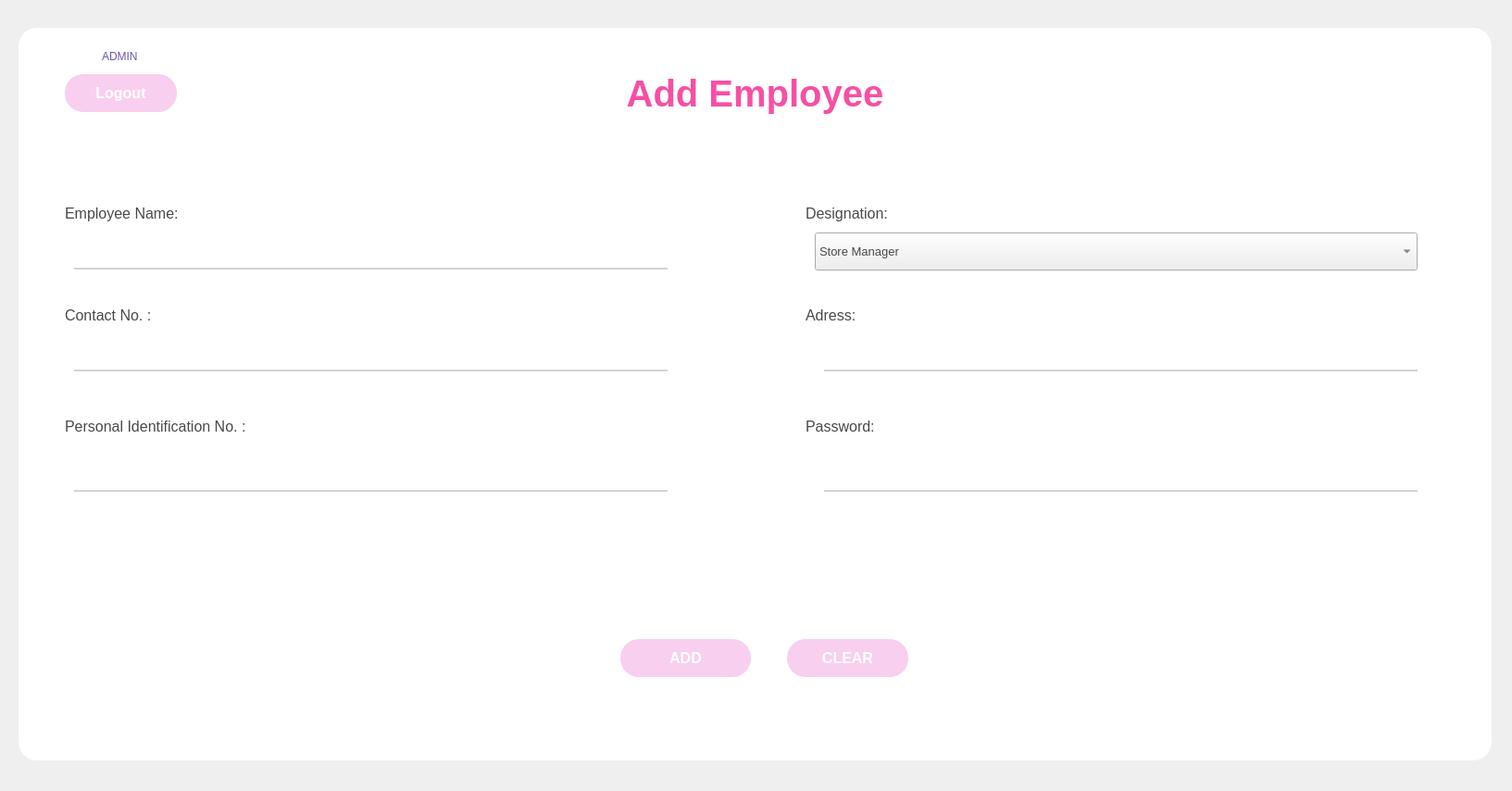
<?xml version="1.0" encoding="UTF-8"?>
<ui version="4.0">
 <class>MainWindow</class>
 <widget class="QMainWindow" name="MainWindow">
  <property name="geometry">
   <rect>
    <x>0</x>
    <y>0</y>
    <width>1633</width>
    <height>854</height>
   </rect>
  </property>
  <property name="windowTitle">
   <string>Add Employee</string>
  </property>
  <property name="windowIcon">
   <iconset>
    <normaloff>C:/Users/Phuong Nhi/Downloads/teddy-bear.png</normaloff>C:/Users/Phuong Nhi/Downloads/teddy-bear.png</iconset>
  </property>
  <property name="styleSheet">
   <string notr="true"/>
  </property>
  <widget class="QWidget" name="centralwidget">
   <widget class="QLabel" name="label">
    <property name="geometry">
     <rect>
      <x>110</x>
      <y>50</y>
      <width>91</width>
      <height>21</height>
     </rect>
    </property>
    <property name="font">
     <font>
      <pointsize>9</pointsize>
     </font>
    </property>
    <property name="styleSheet">
     <string notr="true">color: rgb(110, 88, 165);</string>
    </property>
    <property name="text">
     <string>ADMIN</string>
    </property>
   </widget>
   <widget class="QPushButton" name="pushButtonLogout">
    <property name="geometry">
     <rect>
      <x>70</x>
      <y>80</y>
      <width>121</width>
      <height>41</height>
     </rect>
    </property>
    <property name="font">
     <font>
      <pointsize>12</pointsize>
      <weight>75</weight>
      <bold>true</bold>
     </font>
    </property>
    <property name="styleSheet">
     <string notr="true">color: rgb(255, 255, 255);
background-color: rgb(248, 207, 239);
border-radius: 20</string>
    </property>
    <property name="text">
     <string>Logout</string>
    </property>
    <property name="icon">
     <iconset>
      <normaloff>../images/log-out.png</normaloff>../images/log-out.png</iconset>
    </property>
   </widget>
   <widget class="QLabel" name="label_2">
    <property name="geometry">
     <rect>
      <x>510</x>
      <y>50</y>
      <width>611</width>
      <height>101</height>
     </rect>
    </property>
    <property name="font">
     <font>
      <family>MS Shell Dlg 2</family>
      <pointsize>30</pointsize>
      <weight>75</weight>
      <bold>true</bold>
     </font>
    </property>
    <property name="styleSheet">
     <string notr="true">color: rgb(247, 79, 164);</string>
    </property>
    <property name="text">
     <string>Add Employee</string>
    </property>
    <property name="alignment">
     <set>Qt::AlignCenter</set>
    </property>
   </widget>
   <widget class="QLabel" name="label_5">
    <property name="geometry">
     <rect>
      <x>20</x>
      <y>30</y>
      <width>1591</width>
      <height>791</height>
     </rect>
    </property>
    <property name="styleSheet">
     <string notr="true">border-radius: 20; background: rgb(255, 255, 255)</string>
    </property>
    <property name="text">
     <string/>
    </property>
   </widget>
   <widget class="QLabel" name="label_6">
    <property name="geometry">
     <rect>
      <x>0</x>
      <y>0</y>
      <width>1631</width>
      <height>861</height>
     </rect>
    </property>
    <property name="text">
     <string/>
    </property>
    <property name="pixmap">
     <pixmap>../images/background.jpg</pixmap>
    </property>
    <property name="scaledContents">
     <bool>true</bool>
    </property>
   </widget>
   <widget class="QLabel" name="label_7">
    <property name="geometry">
     <rect>
      <x>80</x>
      <y>50</y>
      <width>21</width>
      <height>21</height>
     </rect>
    </property>
    <property name="text">
     <string/>
    </property>
    <property name="pixmap">
     <pixmap>../images/profile.png</pixmap>
    </property>
    <property name="scaledContents">
     <bool>true</bool>
    </property>
   </widget>
   <widget class="QLabel" name="timelabel">
    <property name="geometry">
     <rect>
      <x>1280</x>
      <y>60</y>
      <width>191</width>
      <height>21</height>
     </rect>
    </property>
    <property name="font">
     <font>
      <pointsize>10</pointsize>
      <italic>true</italic>
     </font>
    </property>
    <property name="styleSheet">
     <string notr="true">color: rgb(72, 72, 72);
</string>
    </property>
    <property name="text">
     <string/>
    </property>
   </widget>
   <widget class="QLineEdit" name="lineEditEmployeeName">
    <property name="geometry">
     <rect>
      <x>80</x>
      <y>260</y>
      <width>641</width>
      <height>31</height>
     </rect>
    </property>
    <property name="font">
     <font>
      <pointsize>10</pointsize>
      <italic>false</italic>
     </font>
    </property>
    <property name="styleSheet">
     <string notr="true">border: none;
border-bottom: 2px solid grey; /* Điều chỉnh độ dày và màu của viền dưới */
border-color: rgb(211, 211, 211);
padding: 5px;</string>
    </property>
    <property name="placeholderText">
     <string/>
    </property>
   </widget>
   <widget class="QLabel" name="label_3">
    <property name="geometry">
     <rect>
      <x>70</x>
      <y>210</y>
      <width>211</width>
      <height>41</height>
     </rect>
    </property>
    <property name="font">
     <font>
      <pointsize>12</pointsize>
      <weight>50</weight>
      <italic>false</italic>
      <bold>false</bold>
     </font>
    </property>
    <property name="styleSheet">
     <string notr="true">color: rgb(72, 72, 72);
</string>
    </property>
    <property name="text">
     <string>Employee Name:</string>
    </property>
   </widget>
   <widget class="QLabel" name="label_4">
    <property name="geometry">
     <rect>
      <x>70</x>
      <y>320</y>
      <width>211</width>
      <height>41</height>
     </rect>
    </property>
    <property name="font">
     <font>
      <pointsize>12</pointsize>
     </font>
    </property>
    <property name="styleSheet">
     <string notr="true">color: rgb(72, 72, 72);
</string>
    </property>
    <property name="text">
     <string>Contact No. :</string>
    </property>
   </widget>
   <widget class="QLabel" name="label_8">
    <property name="geometry">
     <rect>
      <x>70</x>
      <y>440</y>
      <width>291</width>
      <height>41</height>
     </rect>
    </property>
    <property name="font">
     <font>
      <pointsize>12</pointsize>
     </font>
    </property>
    <property name="styleSheet">
     <string notr="true">color: rgb(72, 72, 72);
</string>
    </property>
    <property name="text">
     <string>Personal Identification No. :</string>
    </property>
   </widget>
   <widget class="QLineEdit" name="lineEditContactNo">
    <property name="geometry">
     <rect>
      <x>80</x>
      <y>370</y>
      <width>641</width>
      <height>31</height>
     </rect>
    </property>
    <property name="font">
     <font>
      <pointsize>10</pointsize>
      <italic>false</italic>
     </font>
    </property>
    <property name="styleSheet">
     <string notr="true">border: none;
border-bottom: 2px solid grey; /* Điều chỉnh độ dày và màu của viền dưới */
border-color: rgb(211, 211, 211);
padding: 5px;</string>
    </property>
    <property name="placeholderText">
     <string/>
    </property>
   </widget>
   <widget class="QLineEdit" name="lineEditCCCDNo">
    <property name="geometry">
     <rect>
      <x>80</x>
      <y>500</y>
      <width>641</width>
      <height>31</height>
     </rect>
    </property>
    <property name="font">
     <font>
      <pointsize>10</pointsize>
      <italic>false</italic>
     </font>
    </property>
    <property name="styleSheet">
     <string notr="true">border: none;
border-bottom: 2px solid grey; /* Điều chỉnh độ dày và màu của viền dưới */
border-color: rgb(211, 211, 211);
padding: 5px;</string>
    </property>
    <property name="placeholderText">
     <string/>
    </property>
   </widget>
   <widget class="QPushButton" name="pushButtonAdd">
    <property name="geometry">
     <rect>
      <x>670</x>
      <y>690</y>
      <width>141</width>
      <height>41</height>
     </rect>
    </property>
    <property name="font">
     <font>
      <pointsize>12</pointsize>
      <weight>75</weight>
      <bold>true</bold>
     </font>
    </property>
    <property name="styleSheet">
     <string notr="true">color: rgb(255, 255, 255);
background-color: rgb(248, 207, 239);
border-radius: 20</string>
    </property>
    <property name="text">
     <string>ADD</string>
    </property>
    <property name="icon">
     <iconset>
      <normaloff>C:/Users/Phuong Nhi/Downloads/add (2).png</normaloff>C:/Users/Phuong Nhi/Downloads/add (2).png</iconset>
    </property>
    <property name="iconSize">
     <size>
      <width>30</width>
      <height>30</height>
     </size>
    </property>
   </widget>
   <widget class="QPushButton" name="pushButtonClear">
    <property name="geometry">
     <rect>
      <x>850</x>
      <y>690</y>
      <width>131</width>
      <height>41</height>
     </rect>
    </property>
    <property name="font">
     <font>
      <pointsize>12</pointsize>
      <weight>75</weight>
      <bold>true</bold>
     </font>
    </property>
    <property name="styleSheet">
     <string notr="true">color: rgb(255, 255, 255);
background-color: rgb(248, 207, 239);
border-radius: 20</string>
    </property>
    <property name="text">
     <string>CLEAR</string>
    </property>
    <property name="icon">
     <iconset>
      <normaloff>C:/Users/Phuong Nhi/Downloads/eraser.png</normaloff>C:/Users/Phuong Nhi/Downloads/eraser.png</iconset>
    </property>
    <property name="iconSize">
     <size>
      <width>30</width>
      <height>30</height>
     </size>
    </property>
   </widget>
   <widget class="QLabel" name="label_10">
    <property name="geometry">
     <rect>
      <x>870</x>
      <y>320</y>
      <width>211</width>
      <height>41</height>
     </rect>
    </property>
    <property name="font">
     <font>
      <pointsize>12</pointsize>
     </font>
    </property>
    <property name="styleSheet">
     <string notr="true">color: rgb(72, 72, 72);
</string>
    </property>
    <property name="text">
     <string>Adress:</string>
    </property>
   </widget>
   <widget class="QLabel" name="label_11">
    <property name="geometry">
     <rect>
      <x>870</x>
      <y>440</y>
      <width>211</width>
      <height>41</height>
     </rect>
    </property>
    <property name="font">
     <font>
      <pointsize>12</pointsize>
     </font>
    </property>
    <property name="styleSheet">
     <string notr="true">color: rgb(72, 72, 72);
</string>
    </property>
    <property name="text">
     <string>Password:</string>
    </property>
   </widget>
   <widget class="QLabel" name="label_12">
    <property name="geometry">
     <rect>
      <x>870</x>
      <y>210</y>
      <width>211</width>
      <height>41</height>
     </rect>
    </property>
    <property name="font">
     <font>
      <pointsize>12</pointsize>
     </font>
    </property>
    <property name="styleSheet">
     <string notr="true">color: rgb(72, 72, 72);
</string>
    </property>
    <property name="text">
     <string>Designation:</string>
    </property>
   </widget>
   <widget class="QLineEdit" name="lineEditAdress">
    <property name="geometry">
     <rect>
      <x>890</x>
      <y>370</y>
      <width>641</width>
      <height>31</height>
     </rect>
    </property>
    <property name="font">
     <font>
      <pointsize>10</pointsize>
      <italic>false</italic>
     </font>
    </property>
    <property name="styleSheet">
     <string notr="true">border: none;
border-bottom: 2px solid grey; /* Điều chỉnh độ dày và màu của viền dưới */
border-color: rgb(211, 211, 211);
padding: 5px;</string>
    </property>
    <property name="placeholderText">
     <string/>
    </property>
   </widget>
   <widget class="QLineEdit" name="lineEditPassword">
    <property name="geometry">
     <rect>
      <x>890</x>
      <y>500</y>
      <width>641</width>
      <height>31</height>
     </rect>
    </property>
    <property name="font">
     <font>
      <pointsize>10</pointsize>
      <italic>false</italic>
     </font>
    </property>
    <property name="styleSheet">
     <string notr="true">border: none;
border-bottom: 2px solid grey; /* Điều chỉnh độ dày và màu của viền dưới */
border-color: rgb(211, 211, 211);
padding: 5px;</string>
    </property>
    <property name="placeholderText">
     <string/>
    </property>
   </widget>
   <widget class="QComboBox" name="comboBoxDesignation">
    <property name="geometry">
     <rect>
      <x>880</x>
      <y>251</y>
      <width>651</width>
      <height>41</height>
     </rect>
    </property>
    <property name="font">
     <font>
      <pointsize>10</pointsize>
     </font>
    </property>
    <property name="styleSheet">
     <string notr="true">color: rgb(72, 72, 72);
</string>
    </property>
    <item>
     <property name="text">
      <string>Store Manager</string>
     </property>
     <property name="icon">
      <iconset>
       <normaloff>../images/profile.png</normaloff>../images/profile.png</iconset>
     </property>
    </item>
    <item>
     <property name="text">
      <string>Accountant</string>
     </property>
     <property name="icon">
      <iconset>
       <normaloff>../images/profile.png</normaloff>../images/profile.png</iconset>
     </property>
    </item>
    <item>
     <property name="text">
      <string>System Administrator (IT Manager)</string>
     </property>
     <property name="icon">
      <iconset>
       <normaloff>../images/profile.png</normaloff>../images/profile.png</iconset>
     </property>
    </item>
    <item>
     <property name="text">
      <string>Employee</string>
     </property>
     <property name="icon">
      <iconset>
       <normaloff>../images/profile.png</normaloff>../images/profile.png</iconset>
     </property>
    </item>
   </widget>
   <zorder>label_6</zorder>
   <zorder>label_5</zorder>
   <zorder>label</zorder>
   <zorder>pushButtonLogout</zorder>
   <zorder>label_2</zorder>
   <zorder>label_7</zorder>
   <zorder>timelabel</zorder>
   <zorder>lineEditEmployeeName</zorder>
   <zorder>label_3</zorder>
   <zorder>label_4</zorder>
   <zorder>label_8</zorder>
   <zorder>lineEditContactNo</zorder>
   <zorder>lineEditCCCDNo</zorder>
   <zorder>pushButtonAdd</zorder>
   <zorder>pushButtonClear</zorder>
   <zorder>label_10</zorder>
   <zorder>label_11</zorder>
   <zorder>label_12</zorder>
   <zorder>lineEditAdress</zorder>
   <zorder>lineEditPassword</zorder>
   <zorder>comboBoxDesignation</zorder>
  </widget>
 </widget>
 <resources/>
 <connections/>
</ui>
